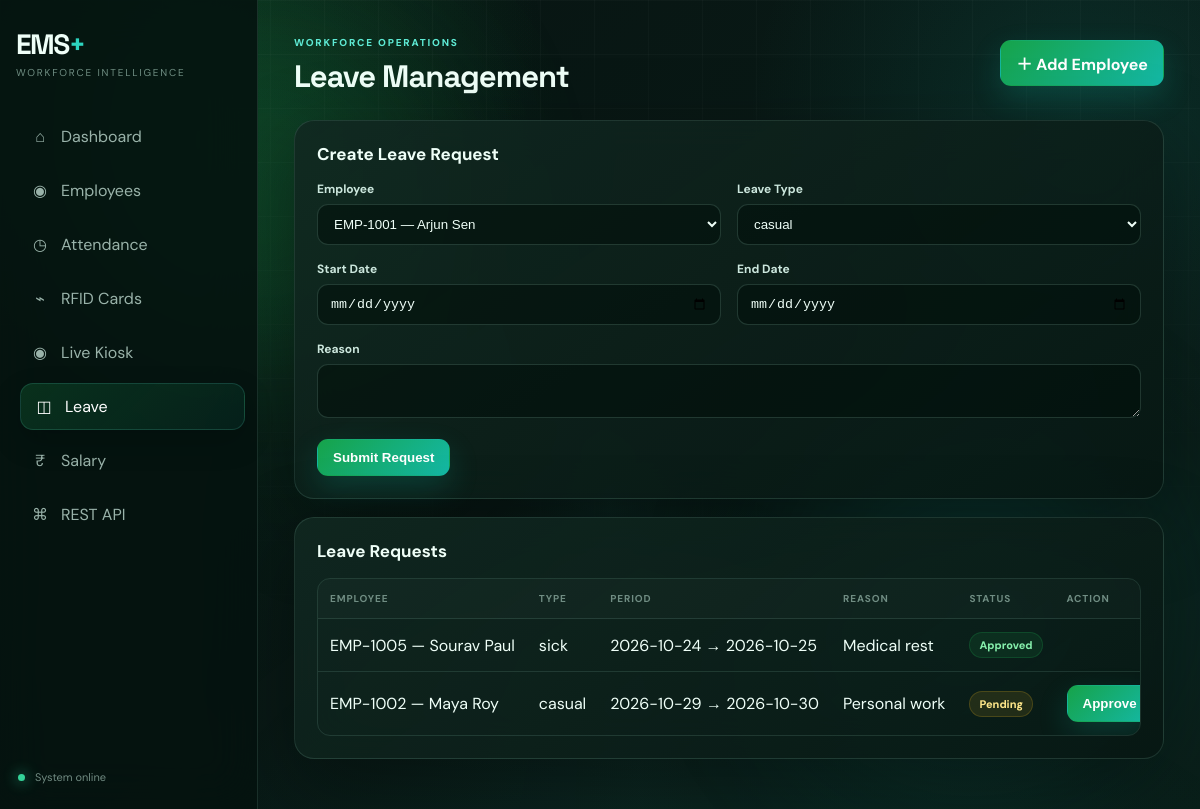
The page /leave.php on the database its author committed.
### tables this page shows
CREATE TABLE IF NOT EXISTS leave_requests (
 id BIGINT UNSIGNED AUTO_INCREMENT PRIMARY KEY,
 employee_id INT UNSIGNED NOT NULL,
 leave_type ENUM('casual','sick','earned','unpaid','other') NOT NULL,
 start_date DATE NOT NULL,
 end_date DATE NOT NULL,
 reason VARCHAR(500) NOT NULL,
 status ENUM('pending','approved','rejected') NOT NULL DEFAULT 'pending',
 created_at TIMESTAMP DEFAULT CURRENT_TIMESTAMP,
 INDEX idx_leave_employee(employee_id), INDEX idx_leave_dates(start_date,end_date), INDEX idx_leave_status(status),
 FOREIGN KEY(employee_id) REFERENCES employees(id) ON DELETE CASCADE
);

CREATE TABLE IF NOT EXISTS employees (
 id INT UNSIGNED AUTO_INCREMENT PRIMARY KEY,
 employee_code VARCHAR(30) NOT NULL UNIQUE,
 name VARCHAR(120) NOT NULL,
 email VARCHAR(150) NOT NULL UNIQUE,
 phone VARCHAR(20) NOT NULL,
 department VARCHAR(100) NOT NULL,
 designation VARCHAR(100) NOT NULL,
 joining_date DATE NOT NULL,
 basic_salary DECIMAL(12,2) NOT NULL DEFAULT 0,
 status ENUM('active','inactive') NOT NULL DEFAULT 'active',
 address VARCHAR(255) DEFAULT NULL,
 city VARCHAR(100) DEFAULT NULL,
 created_at TIMESTAMP DEFAULT CURRENT_TIMESTAMP,
 updated_at TIMESTAMP DEFAULT CURRENT_TIMESTAMP ON UPDATE CURRENT_TIMESTAMP,
 INDEX idx_department(department), INDEX idx_status(status), INDEX idx_joining_date(joining_date)
);

### config/bootstrap.php (called while the page is built, shortened)
<?php
function e(mixed $v): string { return htmlspecialchars((string)($v ?? ''), ENT_QUOTES, 'UTF-8'); }

### classes/LeaveRequest.php (called while the page is built, shortened)
<?php
class LeaveRequest {
 public function all(): array { return $this->db->query('SELECT l.*,e.employee_code,e.name FROM leave_requests l JOIN employees e ON e.id=l.employee_id ORDER BY l.id DESC')->fetch_all(MYSQLI_ASSOC); }
}

### public/leave.php (the view, shortened to what this page needs)
<?php
$title='Leave Management'; require_once __DIR__.'/../partials/header.php';
$db=new Database(); $c=$db->getConnection(); $employees=$c->query("SELECT id,employee_code,name FROM employees WHERE status='active' ORDER BY name")->fetch_all(MYSQLI_ASSOC); $m=new LeaveRequest($c); $error='';
$rows=$m->all();
?>
<section class="panel"><?php if($error):?><div class="alert"><?=e($error)?></div><?php endif;?><div class="panel-head"><h2>Create Leave Request</h2></div><form method="post" class="form-grid"><input type="hidden" name="csrf_token" value="<?=e(csrf_token())?>"><div class="field"><label>Employee</label><select class="select" name="employee_id" required><?php foreach($employees as $employee):?><option value="<?=$employee['id']?>"><?=e($employee['employee_code'].' — '.$employee['name'])?></option><?php endforeach;?></select></div><div class="field"><label>Leave Type</label><select class="select" name="leave_type"><option>casual</option><option>sick</option><option>earned</option><option>unpaid</option><option>other</option></select></div><div class="field"><label>Start Date</label><input class="input" type="date" name="start_date" required></div><div class="field"><label>End Date</label><input class="input" type="date" name="end_date" required></div><div class="field" style="grid-column:1/-1"><label>Reason</label><textarea class="textarea" name="reason" required></textarea></div><div><button class="btn btn-primary">Submit Request</button></div></form></section>
<section class="panel"><div class="panel-head"><h2>Leave Requests</h2></div><div class="table-wrap"><table class="table"><thead><tr><th>Employee</th><th>Type</th><th>Period</th><th>Reason</th><th>Status</th><th>Action</th></tr></thead><tbody><?php foreach($rows as $r):?><tr><td><?=e($r['employee_code'].' — '.$r['name'])?></td><td><?=e($r['leave_type'])?></td><td><?=e($r['start_date'])?> → <?=e($r['end_date'])?></td><td><?=e($r['reason'])?></td><td><span class="badge <?=e($r['status'])?>"><?=e($r['status'])?></span></td><td><?php if($r['status']==='pending'):?><form method="post" class="actions"><input type="hidden" name="csrf_token" value="<?=e(csrf_token())?>"><input type="hidden" name="id" value="<?=$r['id']?>"><button name="action" value="approved" class="btn btn-primary">Approve</button><button name="action" value="rejected" class="btn btn-danger">Reject</button></form><?php endif;?></td></tr><?php endforeach;?></tbody></table></div></section><?php require_once __DIR__.'/../partials/footer.php'; ?>

### public/assets/css/app.css (style rules this page uses)
:root { --bg:#071311;--bg2:#0b1f1a;--surface:rgba(13,30,25,.82);--surface2:rgba(18,40,33,.92);--ink:#effff8;--muted:#91aaa1;--line:rgba(159,220,198,.14);--primary:#22c55e;--primary2:#14b8a6;--cyan:#2dd4bf;--success:#34d399;--danger:#fb7185;--warning:#fbbf24;--shadow:0 26px 80px rgba(0,0,0,.35);font-family:"DM Sans",system-ui,sans-serif }
* { box-sizing:border-box }
html { scroll-behavior:smooth }
body { margin:0;min-height:100vh;color:var(--ink);background:radial-gradient(circle at 15% 5%,rgba(34,197,94,.16),transparent 28%),radial-gradient(circle at 90% 15%,rgba(20,184,166,.13),transparent 26%),linear-gradient(135deg,var(--bg),var(--bg2));overflow-x:hidden }
body:after { content:"";position:fixed;inset:0;pointer-events:none;background-image:linear-gradient(rgba(255,255,255,.025) 1px,transparent 1px),linear-gradient(90deg,rgba(255,255,255,.025) 1px,transparent 1px);background-size:54px 54px;mask-image:linear-gradient(to bottom,black,transparent 82%);z-index:-3 }
.card,.panel { background:linear-gradient(145deg,rgba(17,40,33,.9),rgba(7,22,18,.84));border:1px solid var(--line);border-radius:20px;box-shadow:var(--shadow);backdrop-filter:blur(20px) }
.panel { padding:22px;margin-top:18px;animation:rise .5s ease both }
.panel-head { display:flex;justify-content:space-between;align-items:center;margin-bottom:16px;gap:12px }
.panel h2 { font-size:17px;margin:0 }
.btn { display:inline-flex;align-items:center;justify-content:center;border:1px solid transparent;border-radius:11px;padding:10px 15px;font-weight:700;cursor:pointer;transition:.22s;white-space:nowrap }
.btn-primary { background:linear-gradient(135deg,#16a34a,#14b8a6);color:#fff;box-shadow:0 12px 30px rgba(20,184,166,.2) }
.input,.select,.textarea { width:100%;border:1px solid rgba(159,220,198,.18);border-radius:11px;padding:11px 12px;background:rgba(3,16,12,.58);color:var(--ink);outline:none;transition:.2s }
.input::placeholder { color:#627d73 }
.select option { background:#10251f;color:#fff }
.form-grid { display:grid;grid-template-columns:repeat(2,1fr);gap:16px }
.field label { display:block;font-size:12px;font-weight:700;margin:0 0 7px;color:#cce7dd }
.table-wrap { overflow:auto;border:1px solid var(--line);border-radius:13px }
.table { width:100%;border-collapse:collapse }
.table th,.table td { text-align:left;padding:13px 12px;border-bottom:1px solid var(--line);white-space:nowrap }
.table tr:last-child td { border-bottom:0 }
.table tbody tr { transition:.2s }
.table th { font-size:10px;text-transform:uppercase;color:#708d83;letter-spacing:.9px;background:rgba(255,255,255,.02) }
.badge { display:inline-block;padding:5px 9px;border-radius:999px;font-size:11px;font-weight:800;text-transform:capitalize;border:1px solid transparent }
.badge.active,.badge.present,.badge.approved { background:rgba(34,197,94,.1);color:#86efac;border-color:rgba(34,197,94,.18) }
.badge.late,.badge.pending,.badge.half_day { background:rgba(251,191,36,.1);color:#fde68a;border-color:rgba(251,191,36,.18) }
.actions { display:flex;gap:7px }

### rows shown on the page
leave_requests: employee.name "EMP-1005 — Sourav Paul", leave_type "sick", start_date "2026-10-24", end_date "2026-10-25", reason "Medical rest", status "Approved"
leave_requests: employee.name "EMP-1002 — Maya Roy", leave_type "casual", start_date "2026-10-29", end_date "2026-10-30", reason "Personal work", status "Pending"

### other values the page prints
$title "Leave Management"
form field employee_id "EMP-1001 — Arjun Sen"
